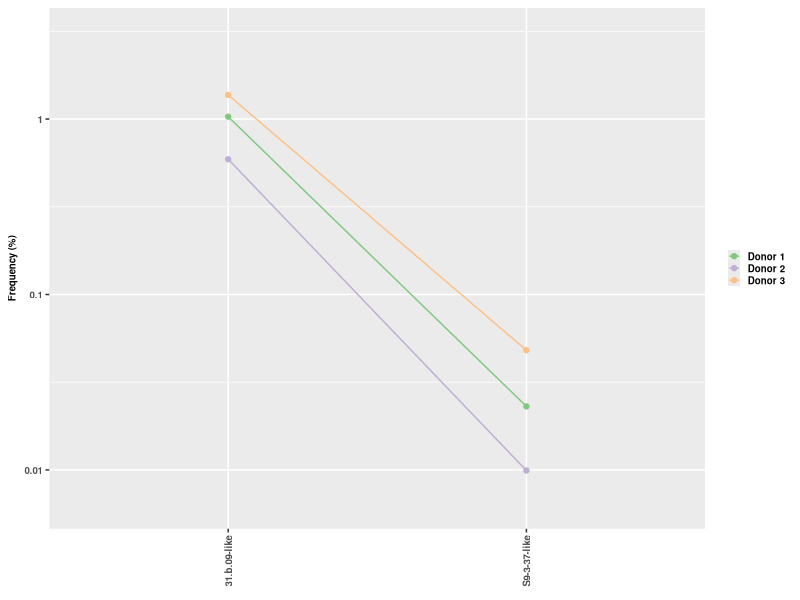
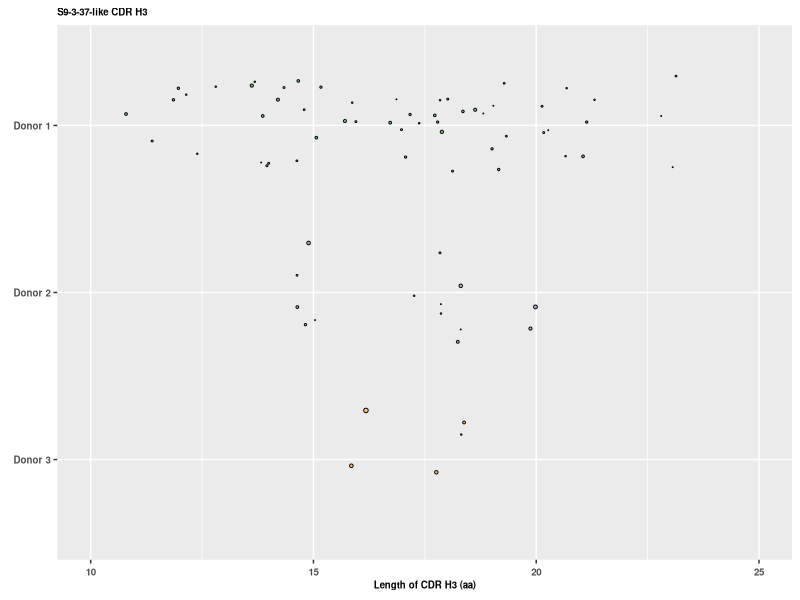

The R script that drew these images, in order:
#R code
library(ggplot2)
library(data.table)
library(scales)
library(RColorBrewer)
library(readr)
library(tidyr)
library(reshape)
library(stringr)
library(dplyr)
library(ggrepel)
library(gridExtra)
require(cowplot)

HDusage_by_subject_bar_plot <- function(table_summary){
  setDT(table_summary)
  table_summary <- table_summary %>% 
                     select(Subject,ILTG_percent,LRYFDWL_percent) %>%
                     rename(`31.b.09-like`=ILTG_percent) %>%
                     rename(`S9-3-37-like`=LRYFDWL_percent) %>%
                     melt(id='Subject')
  textsize <- 7
  colorscale  <- c(brewer.pal(3,"Accent"))
  p <-  ggplot(table_summary, aes(variable, log10(value),group=Subject, color=Subject)) + 
	  geom_point() +
	  geom_line() +
	  theme(plot.title=element_text(size=textsize,face="bold"),
		axis.title=element_text(size=textsize,face="bold"),
		axis.text=element_text(size=textsize,face="bold"),
		axis.text.x=element_text(angle = 90, hjust = 1,size=textsize, vjust=0.5,face="bold"),
		legend.key.size=unit(0.6,'lines'),
		legend.title=element_blank(),
		legend.text=element_text(size=textsize,face="bold"),
		legend.position='right') +
	  scale_y_continuous(breaks=c(-4,-3,-2),labels=c('0.01','0.1','1'),limits=c(-4.2,-1.5)) +
	  scale_color_manual(values=colorscale,drop=FALSE) +
	  ylab(bquote(bold('Frequency (%)'))) +
	  xlab(bquote(bold('')))
  ggsave('graph/HD39_Donor_usage.png',p,height=2.2,width=2.5,dpi=600)
  }

classify_HD39 <- function(ILTG, LRYFDWL){
  if (LRYFDWL=='yes'){return ('S9-3-39-like')}
  else if (ILTG=='yes'){return ('31.b.09-like')}
  else if (LRYFDWL=='no' && ILTG=='no'){return ('Other')}
  else {print ("Something is wrong!!")}
  }

plot_CDRH3_length <- function(HD39_info){
  textsize <- 7
  donor_levels <- rev(c('Donor 1', 'Donor 2', 'Donor 3'))
  HD39_info <- HD39_info %>%
                 mutate(donorID=factor(donorID, levels=donor_levels))
  colorscale  <- rev(c(brewer.pal(3,"Accent")))
  p <-  ggplot(filter(HD39_info,HD39_class=='S9-3-39-like'), aes(x=donorID, y=CDRH3_len, fill=donorID, size=count)) +
          geom_point(position = position_jitter(width = 0.3), color='black', pch=21) +
          theme(plot.title=element_text(size=textsize,face="bold"),
                axis.title=element_text(size=textsize,face="bold"),
                axis.text=element_text(size=textsize,face="bold"),
                axis.text.x=element_text(angle = 0, hjust = 0.5,size=textsize, vjust=0.5,face="bold"),
                legend.key.size=unit(0.6,'lines'),
                legend.title=element_blank(),
                legend.text=element_text(size=textsize,face="bold"),
                legend.position='none') +
          scale_fill_manual(values=colorscale,drop=FALSE) +
          scale_size(range = c(0,1.2)) +
	  scale_y_continuous(breaks=c(5,10,15,20,25),labels=c('5','10','15','20','25'),limits=c(10,25)) +
          ylab(bquote(bold('Length of CDR H3 (aa)'))) +
          xlab(bquote(bold(''))) +
          ggtitle('S9-3-37-like CDR H3') +
          coord_flip()
  ggsave('graph/HD39_Donor_CDRH3_len.png',p,height=2,width=2.5,dpi=600)
  }

table_summary <- read_tsv('result/Dgene_Donor_summary.tsv') %>%
                   mutate(ILTG_percent=ILTG_count/Total_count) %>%
                   mutate(LRYFDWL_percent=LRYFDWL_count/Total_count)
HD39_info <- read_tsv('result/HD39_Donor_summary.tsv') %>%
               mutate(HD39_class=mapply(classify_HD39, ILTG, LRYFDWL))
HDusage_by_subject_bar_plot(table_summary)
plot_CDRH3_length(HD39_info)
